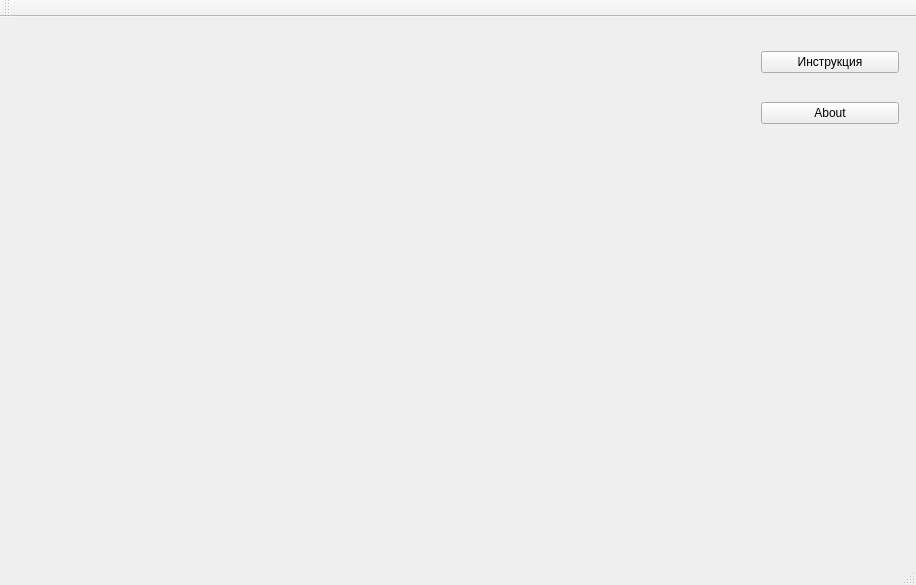
<?xml version="1.0" encoding="UTF-8"?>
<ui version="4.0">
 <class>MainWindow</class>
 <widget class="QMainWindow" name="MainWindow">
  <property name="geometry">
   <rect>
    <x>0</x>
    <y>0</y>
    <width>916</width>
    <height>585</height>
   </rect>
  </property>
  <property name="minimumSize">
   <size>
    <width>916</width>
    <height>585</height>
   </size>
  </property>
  <property name="maximumSize">
   <size>
    <width>916</width>
    <height>585</height>
   </size>
  </property>
  <property name="windowTitle">
   <string>MainWindow</string>
  </property>
  <property name="layoutDirection">
   <enum>Qt::LeftToRight</enum>
  </property>
  <widget class="QWidget" name="centralWidget">
   <widget class="QWidget" name="verticalLayoutWidget">
    <property name="geometry">
     <rect>
      <x>750</x>
      <y>0</y>
      <width>160</width>
      <height>141</height>
     </rect>
    </property>
    <layout class="QVBoxLayout" name="verticalLayout">
     <item>
      <widget class="QPushButton" name="buttonHelp">
       <property name="text">
        <string>Инструкция</string>
       </property>
      </widget>
     </item>
     <item>
      <widget class="QPushButton" name="buttonAbout">
       <property name="sizePolicy">
        <sizepolicy hsizetype="Minimum" vsizetype="Fixed">
         <horstretch>0</horstretch>
         <verstretch>0</verstretch>
        </sizepolicy>
       </property>
       <property name="text">
        <string>About</string>
       </property>
      </widget>
     </item>
    </layout>
   </widget>
  </widget>
  <widget class="QMenuBar" name="menuBar">
   <property name="geometry">
    <rect>
     <x>0</x>
     <y>0</y>
     <width>916</width>
     <height>25</height>
    </rect>
   </property>
  </widget>
  <widget class="QToolBar" name="mainToolBar">
   <attribute name="toolBarArea">
    <enum>TopToolBarArea</enum>
   </attribute>
   <attribute name="toolBarBreak">
    <bool>false</bool>
   </attribute>
  </widget>
  <widget class="QStatusBar" name="statusBar"/>
 </widget>
 <layoutdefault spacing="6" margin="11"/>
 <resources/>
 <connections/>
</ui>
